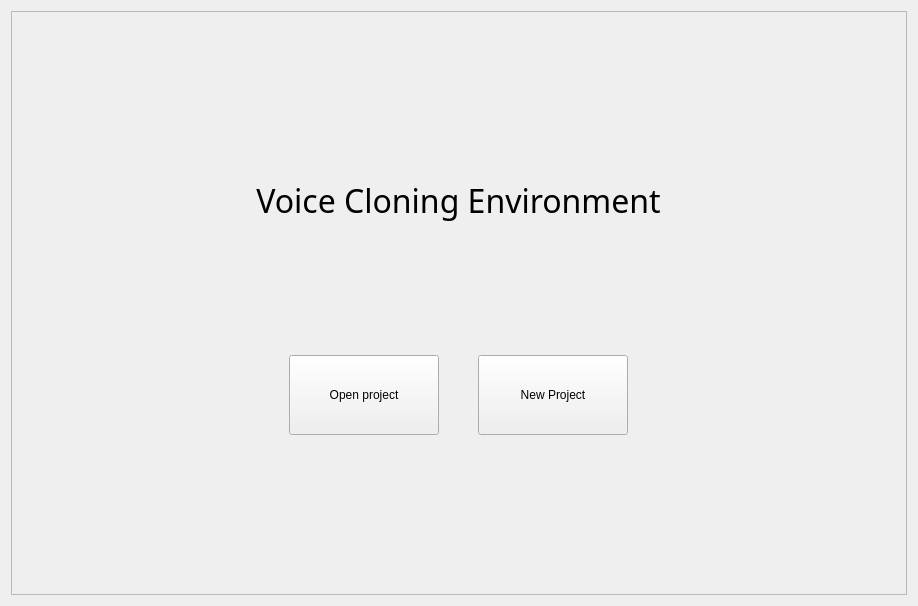
<?xml version="1.0" encoding="UTF-8"?>
<ui version="4.0">
 <class>Form</class>
 <widget class="QWidget" name="Form">
  <property name="geometry">
   <rect>
    <x>0</x>
    <y>0</y>
    <width>918</width>
    <height>606</height>
   </rect>
  </property>
  <property name="windowTitle">
   <string>Form</string>
  </property>
  <layout class="QVBoxLayout" name="verticalLayout_2">
   <item>
    <widget class="QFrame" name="frame">
     <property name="frameShape">
      <enum>QFrame::StyledPanel</enum>
     </property>
     <property name="frameShadow">
      <enum>QFrame::Raised</enum>
     </property>
     <layout class="QVBoxLayout" name="verticalLayout_3">
      <item>
       <layout class="QGridLayout" name="gridLayout_2">
        <item row="3" column="4">
         <spacer name="horizontalSpacer_2">
          <property name="orientation">
           <enum>Qt::Horizontal</enum>
          </property>
          <property name="sizeType">
           <enum>QSizePolicy::Minimum</enum>
          </property>
          <property name="sizeHint" stdset="0">
           <size>
            <width>40</width>
            <height>20</height>
           </size>
          </property>
         </spacer>
        </item>
        <item row="3" column="0">
         <spacer name="horizontalSpacer">
          <property name="orientation">
           <enum>Qt::Horizontal</enum>
          </property>
          <property name="sizeType">
           <enum>QSizePolicy::Minimum</enum>
          </property>
          <property name="sizeHint" stdset="0">
           <size>
            <width>40</width>
            <height>20</height>
           </size>
          </property>
         </spacer>
        </item>
        <item row="4" column="2">
         <spacer name="verticalSpacer_2">
          <property name="orientation">
           <enum>Qt::Vertical</enum>
          </property>
          <property name="sizeType">
           <enum>QSizePolicy::Maximum</enum>
          </property>
          <property name="sizeHint" stdset="0">
           <size>
            <width>20</width>
            <height>150</height>
           </size>
          </property>
         </spacer>
        </item>
        <item row="2" column="2">
         <spacer name="verticalSpacer">
          <property name="orientation">
           <enum>Qt::Vertical</enum>
          </property>
          <property name="sizeType">
           <enum>QSizePolicy::Minimum</enum>
          </property>
          <property name="sizeHint" stdset="0">
           <size>
            <width>10</width>
            <height>10</height>
           </size>
          </property>
         </spacer>
        </item>
        <item row="1" column="2">
         <widget class="QLabel" name="label">
          <property name="font">
           <font>
            <family>Leelawadee</family>
            <pointsize>24</pointsize>
           </font>
          </property>
          <property name="layoutDirection">
           <enum>Qt::LeftToRight</enum>
          </property>
          <property name="text">
           <string>Voice Cloning Environment</string>
          </property>
          <property name="alignment">
           <set>Qt::AlignCenter</set>
          </property>
         </widget>
        </item>
        <item row="0" column="2">
         <spacer name="verticalSpacer_3">
          <property name="orientation">
           <enum>Qt::Vertical</enum>
          </property>
          <property name="sizeType">
           <enum>QSizePolicy::Minimum</enum>
          </property>
          <property name="sizeHint" stdset="0">
           <size>
            <width>20</width>
            <height>40</height>
           </size>
          </property>
         </spacer>
        </item>
        <item row="3" column="2">
         <layout class="QHBoxLayout" name="horizontalLayout_2">
          <item>
           <widget class="QPushButton" name="open_project">
            <property name="sizePolicy">
             <sizepolicy hsizetype="Maximum" vsizetype="Maximum">
              <horstretch>0</horstretch>
              <verstretch>0</verstretch>
             </sizepolicy>
            </property>
            <property name="minimumSize">
             <size>
              <width>70</width>
              <height>30</height>
             </size>
            </property>
            <property name="maximumSize">
             <size>
              <width>150</width>
              <height>80</height>
             </size>
            </property>
            <property name="baseSize">
             <size>
              <width>0</width>
              <height>0</height>
             </size>
            </property>
            <property name="text">
             <string>Open project</string>
            </property>
           </widget>
          </item>
          <item>
           <widget class="QPushButton" name="new_project">
            <property name="sizePolicy">
             <sizepolicy hsizetype="Maximum" vsizetype="Maximum">
              <horstretch>0</horstretch>
              <verstretch>0</verstretch>
             </sizepolicy>
            </property>
            <property name="minimumSize">
             <size>
              <width>70</width>
              <height>30</height>
             </size>
            </property>
            <property name="maximumSize">
             <size>
              <width>150</width>
              <height>80</height>
             </size>
            </property>
            <property name="baseSize">
             <size>
              <width>0</width>
              <height>0</height>
             </size>
            </property>
            <property name="text">
             <string>New Project</string>
            </property>
           </widget>
          </item>
         </layout>
        </item>
       </layout>
      </item>
     </layout>
    </widget>
   </item>
  </layout>
 </widget>
 <resources/>
 <connections/>
</ui>
